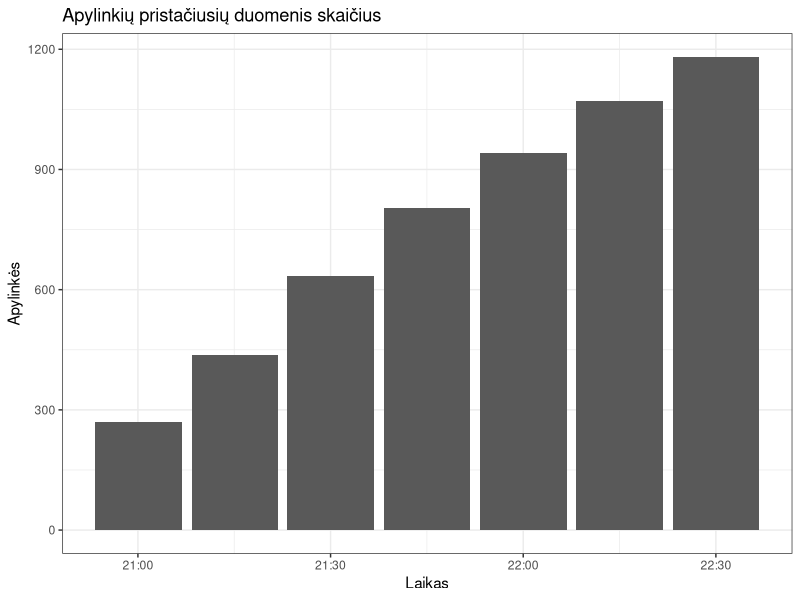
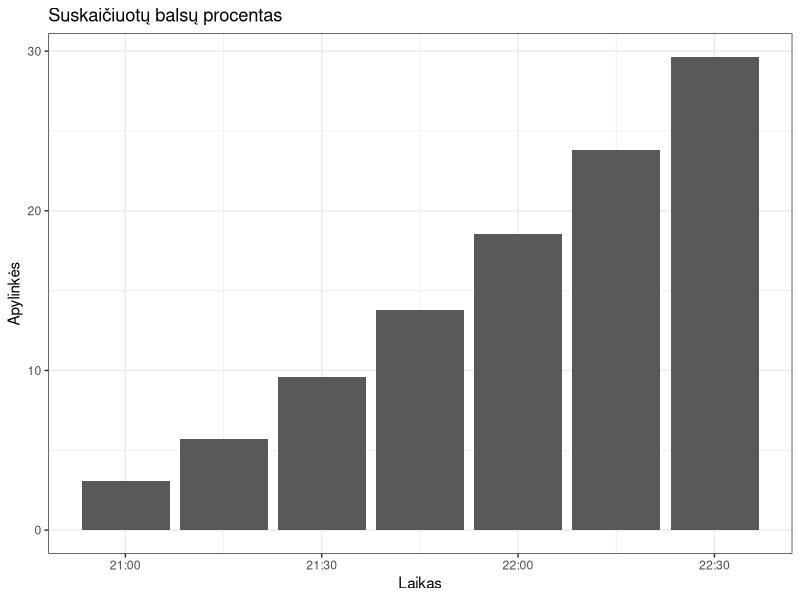
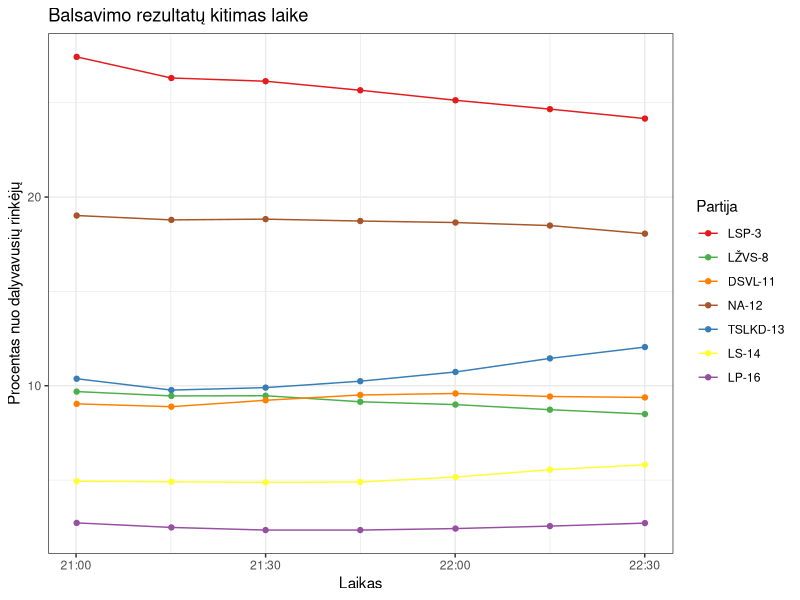
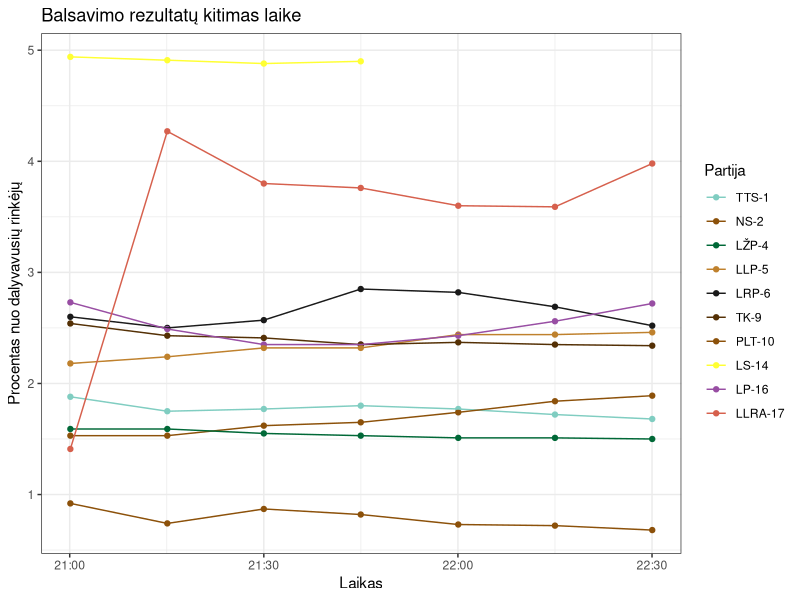

Write R code to recreate these figures, in order.
## ---- chunk 1
library(dplyr)
library(lubridate)
library(ggplot2)

dt <- read.csv("data/20241013/daugmvrt.csv") %>% 
    mutate(timestamp = ymd_hms(timestamp)) %>% filter(timestamp>= ymd_hms("2024-10-13 21:00:00"))

ap <- dt %>%
    select(timestamp, apylinkes, lt_proc_rinkeju) %>%
    unique()

san <- readxl::read_xlsx("data/santrumpos.xlsx")

dt1 <- dt %>% left_join(san)

ggplot(aes(x = timestamp, y = apylinkes), data = ap) +
    geom_col() +
    theme_bw() +
    labs(x = "Laikas", y = "Apylinkės", title = "Apylinkių pristačiusių duomenis skaičius")
## ---- chunk 2
ggplot(aes(x = timestamp, y = lt_proc_rinkeju), data = ap) +
    geom_col() +
    theme_bw() +
    labs(x = "Laikas", y = "Apylinkės", title = "Suskaičiuotų balsų procentas")
## ---- chunk 3
top7 <- c(3, 12,13,8,11,14,16)
cols <- RColorBrewer::brewer.pal(7, "Set1")

dt2 <- dt1 %>% filter(saraso_numeris %in% top7)

mt <- dt2 %>% select(saraso_numeris, santrumpa, spalva) %>% unique %>% arrange(saraso_numeris)

dt3 <- dt2 %>% mutate(santrumpa = factor(santrumpa, levels = mt$santrumpa))

ggplot(aes(x = timestamp, y = proc_nuo_dal_rinkeju, group = santrumpa, colour = santrumpa), data = dt3) +
    geom_point() +
    geom_line() +
    theme_bw() +
    scale_colour_manual(name = "Partija", values = mt$spalva) +
    labs(x = "Laikas", y = "Procentas nuo dalyvavusių rinkėjų", title = "Balsavimo rezultatų kitimas laike")
## ---- chunk 4


dtg <- dt1 %>% filter(proc_nuo_dal_rinkeju<5)
mtg <- dtg %>% select(saraso_numeris, santrumpa, spalva) %>% unique %>% arrange(saraso_numeris)

dtg1 <- dtg %>% mutate(santrumpa = factor(santrumpa, levels = mtg$santrumpa))

ggplot(aes(x = timestamp, y = proc_nuo_dal_rinkeju, group = santrumpa, colour = santrumpa), data = dtg1) +
    geom_point() +
    geom_line() +
    theme_bw() +
    scale_colour_manual(name = "Partija", values = mtg$spalva) +
    labs(x = "Laikas", y = "Procentas nuo dalyvavusių rinkėjų", title = "Balsavimo rezultatų kitimas laike")
